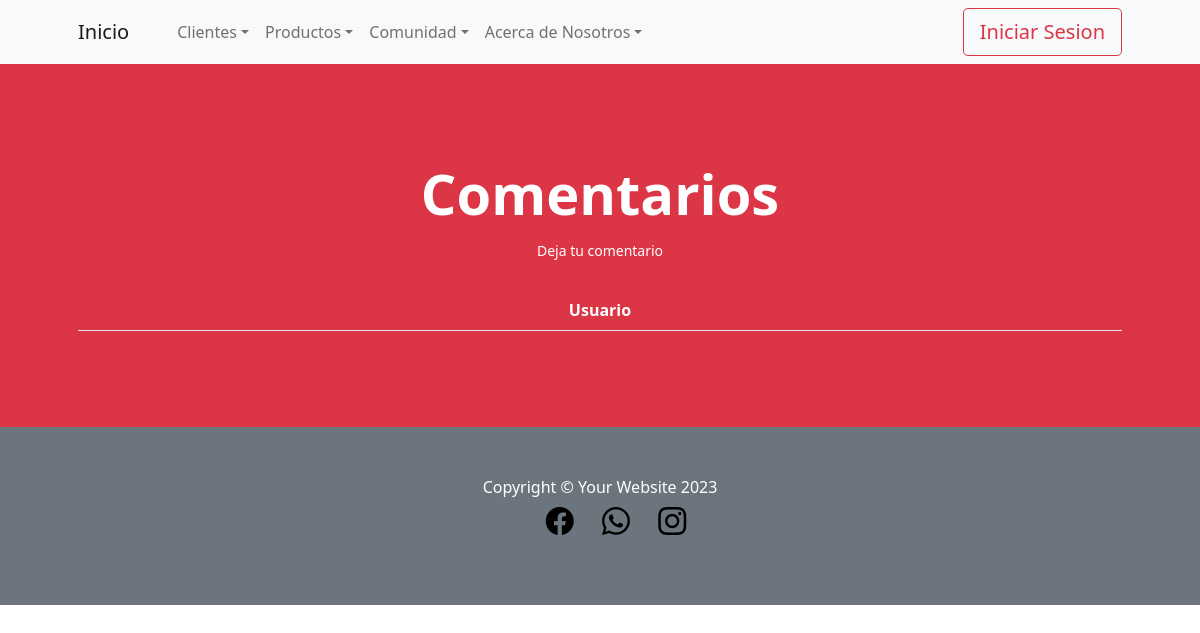
Before: /SanApp/leer_comentarios with the older database file.
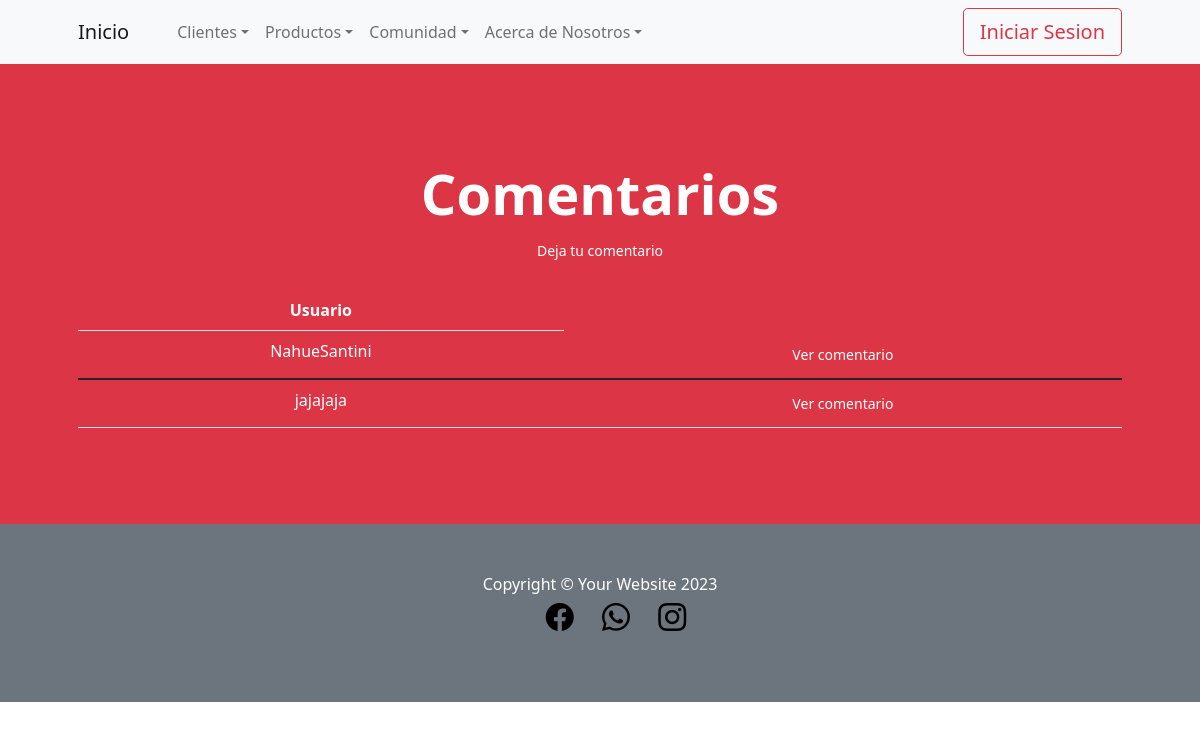
After: the same page with the newer database file.
### SanApp/models.py (models this page shows, shortened)
class Comentario(models.Model):
    usuario = models.CharField(max_length=50)
    comentario = models.CharField(max_length=248)

### SanApp/views.py (the view)
# urls.py: path('leer_comentarios', ComentarioLw.as_view(), name="leer_comentarios"),
class ComentarioLw(ListView):
    model = Comentario
    template_name = "SanApp/leer_comentarios.html"

### SanApp/templates/SanApp/leer_comentarios.html (shortened to what this page needs)
{% extends 'SanApp/base.html' %}
{% load static %}
{% block contenidoQueCambia %}
<header class="bg-danger py-5">
    <div class="container px-4 px-lg-5 my-5">
        <div class="text-center text-white">
            <h1 class="display-4 fw-bolder">Comentarios</h1>
            <a class="btn btn-danger btn-sm" href= {% url "crear_comentario" %}>Deja tu comentario</a> <br> <br> {% comment "" %} NUEVOOOO {% endcomment %}
            <p class="lead fw-normal text-white-50 mb-0">
            <table class="table">
                <tbody>
                  <tr class="text-white-1 mb-0">
                    <th style="color:white">Usuario</th>
                  </tr>
                    {% for y in object_list %}
                  <tr class="text-white mb-0">
                    <td>{{y.usuario}}</td>
                    <td>
                      <a class="btn btn-danger btn-sm" href="{% url 'detalle_comentario' y.id %}" >Ver comentario
                    </td>
                  </tr>
                </tbody>
                {% endfor %}
            </table>
                </p>
        </div>
    </div>
</header>
    <body>
    </body>
</html>
{% endblock %}

Changed rows visible on the page:
added Comentario: usuario "NahueSantini"
added Comentario: usuario "jajajaja"
